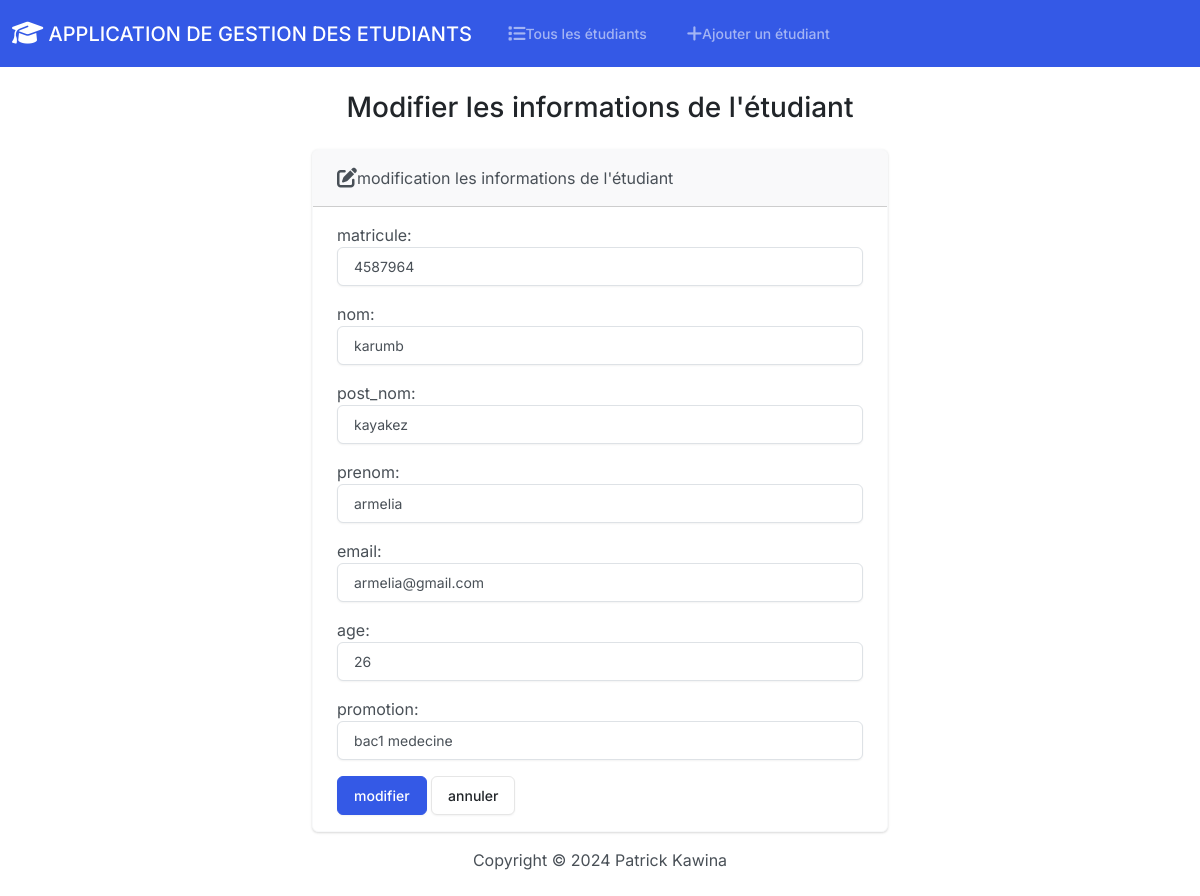
Page /edit/2/ on the committed database.
### boutique/models.py (models this page shows, shortened)
class Etudiant(models.Model):
    matricule = models.PositiveBigIntegerField()
    nom = models.CharField(max_length=50)
    post_nom = models.CharField(max_length=50)
    prenom= models.CharField(max_length=50)
    email = models.EmailField(max_length=100)
    age = models.IntegerField()
    promotion = models.CharField(max_length=50)

### boutique/views.py (the view)
# urls.py: path('edit/<int:id>/', views.edit, name='edit'),
def edit(request, id):
    if request.method == 'POST':
        student = Etudiant.objects.get(pk=id)
        form = StudentForm(request.POST, instance=student)
        if form.is_valid():
            form.save()
            return render(request, 'students/edit.html', {'form': form, 'success': True})
    else:
        student = Etudiant.objects.get(pk=id)
        form = StudentForm(instance=student)
    return render(request, 'students/edit.html', {'form': form})

### boutique/forms.py
class StudentForm(forms.ModelForm):
    class Meta:
        model = Etudiant
        fields = ['matricule', 'nom', 'post_nom', 'prenom', 'email', 'age', 'promotion']
        labels = {
            'matricule': 'matricule',
            'nom': 'nom',
            'post_nom': 'post_nom',
            'prenom': 'prenom',
            'email': 'email',
            'age': 'age',
            'promotion': 'promotion'
        }
        widgets = {
            'matricule': forms.NumberInput(attrs={'class':'form-control'}),
            'nom': forms.TextInput(attrs={'class':'form-control'}),
            'post_nom': forms.TextInput(attrs={'class':'form-control'}),
            'prenom': forms.TextInput(attrs={'class':'form-control'}),
            'email': forms.EmailInput(attrs={'class':'form-control'}),
            'age': forms.NumberInput(attrs={'class':'form-control'}),
            'promotion': forms.TextInput(attrs={'class':'form-control'}),
        }

### boutique/templates/students/edit.html (shortened to what this page needs)
{% extends "students/base.html" %}
{% block body %}
    <h3 class="text-center m-4" >Modifier les informations de l'étudiant</h3>
    {% if success %}
    <div class="alert alert-success " role="alert">
        enregistrement reussi!!
        <a href="{% url 'index' %}" class="alert-link">Aller à l'accueil</a>
    </div>
    {% else %}
        <div class="row justify-content-center">
            <div class="col-6">
                <div class="card border-light mb-3">
                    <div class="card-header">
                        <i class="fa-solid fa-pen-to-square fa-lg"></i>modification les informations de l'étudiant
                    </div>
                    <div class="card-body">
                      <form action="" method="POST">
                        {{ form.as_p }}
                        <button type="submit" class="btn btn-primary">modifier</button>
                        <a href="{% url 'index' %}" class="btn btn-secondary">annuler</a>
                      </form>
                    </div>
            </div>
        </div>
    {% endif %}
{% endblock %}

### rows in the picture
Etudiant: matricule "4587964", nom "karumb", post_nom "kayakez", prenom "armelia", email "armelia@gmail.com", age "26", promotion "bac1 medecine"
